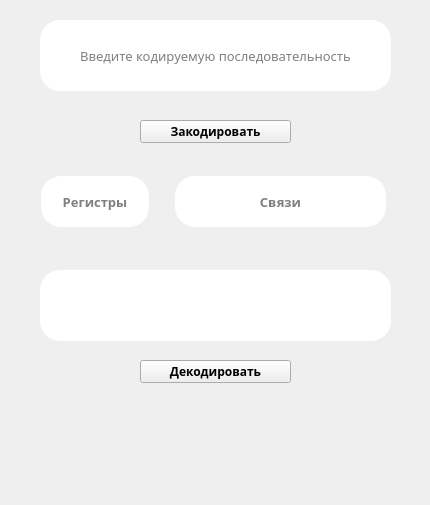
<?xml version="1.0" encoding="UTF-8"?>
<ui version="4.0">
 <class>MainWindow</class>
 <widget class="QMainWindow" name="MainWindow">
  <property name="geometry">
   <rect>
    <x>0</x>
    <y>0</y>
    <width>430</width>
    <height>505</height>
   </rect>
  </property>
  <property name="font">
   <font>
    <family>Montserrat SemiBold</family>
    <weight>75</weight>
    <bold>true</bold>
   </font>
  </property>
  <property name="windowTitle">
   <string>MainWindow</string>
  </property>
  <property name="autoFillBackground">
   <bool>false</bool>
  </property>
  <widget class="QWidget" name="centralwidget">
   <widget class="QPushButton" name="encodeButton">
    <property name="geometry">
     <rect>
      <x>140</x>
      <y>120</y>
      <width>151</width>
      <height>23</height>
     </rect>
    </property>
    <property name="styleSheet">
     <string notr="true">QLineEdit{
	background-color :#fff;
	border-radius: 20px;
}</string>
    </property>
    <property name="text">
     <string>Закодировать</string>
    </property>
   </widget>
   <widget class="QPushButton" name="decodeButton">
    <property name="geometry">
     <rect>
      <x>140</x>
      <y>360</y>
      <width>151</width>
      <height>23</height>
     </rect>
    </property>
    <property name="text">
     <string>Декодировать</string>
    </property>
   </widget>
   <widget class="QLabel" name="plainLabel">
    <property name="geometry">
     <rect>
      <x>60</x>
      <y>410</y>
      <width>301</width>
      <height>61</height>
     </rect>
    </property>
    <property name="font">
     <font>
      <family>Montserrat SemiBold</family>
      <pointsize>11</pointsize>
      <weight>75</weight>
      <bold>true</bold>
     </font>
    </property>
    <property name="text">
     <string/>
    </property>
    <property name="alignment">
     <set>Qt::AlignHCenter|Qt::AlignTop</set>
    </property>
   </widget>
   <widget class="QLineEdit" name="descripInput">
    <property name="geometry">
     <rect>
      <x>175</x>
      <y>176</y>
      <width>211</width>
      <height>51</height>
     </rect>
    </property>
    <property name="font">
     <font>
      <family>Montserrat SemiBold</family>
      <pointsize>10</pointsize>
      <weight>75</weight>
      <bold>true</bold>
     </font>
    </property>
    <property name="styleSheet">
     <string notr="true">QLineEdit{
	background-color :#fff;
	border-radius : 20px;
}</string>
    </property>
    <property name="alignment">
     <set>Qt::AlignCenter</set>
    </property>
    <property name="placeholderText">
     <string>Связи</string>
    </property>
   </widget>
   <widget class="QLineEdit" name="registerIntput">
    <property name="enabled">
     <bool>true</bool>
    </property>
    <property name="geometry">
     <rect>
      <x>41</x>
      <y>176</y>
      <width>108</width>
      <height>51</height>
     </rect>
    </property>
    <property name="font">
     <font>
      <family>Montserrat SemiBold</family>
      <pointsize>10</pointsize>
      <weight>75</weight>
      <bold>true</bold>
     </font>
    </property>
    <property name="styleSheet">
     <string notr="true">QLineEdit{
	background-color :#fff;
	border-radius : 20px;
}</string>
    </property>
    <property name="alignment">
     <set>Qt::AlignCenter</set>
    </property>
    <property name="placeholderText">
     <string>Регистры</string>
    </property>
   </widget>
   <widget class="QLineEdit" name="plainEdit">
    <property name="geometry">
     <rect>
      <x>40</x>
      <y>20</y>
      <width>351</width>
      <height>71</height>
     </rect>
    </property>
    <property name="font">
     <font>
      <family>Montserrat SemiBold</family>
      <pointsize>10</pointsize>
      <weight>50</weight>
      <bold>false</bold>
     </font>
    </property>
    <property name="layoutDirection">
     <enum>Qt::LeftToRight</enum>
    </property>
    <property name="styleSheet">
     <string notr="true">QLineEdit{
	background-color :#fff;
	border-radius : 20px;
}</string>
    </property>
    <property name="text">
     <string/>
    </property>
    <property name="alignment">
     <set>Qt::AlignCenter</set>
    </property>
    <property name="placeholderText">
     <string>Введите кодируемую последовательность</string>
    </property>
   </widget>
   <widget class="QLineEdit" name="encodedEdit">
    <property name="geometry">
     <rect>
      <x>40</x>
      <y>270</y>
      <width>351</width>
      <height>71</height>
     </rect>
    </property>
    <property name="font">
     <font>
      <family>Montserrat SemiBold</family>
      <pointsize>10</pointsize>
      <weight>50</weight>
      <bold>false</bold>
     </font>
    </property>
    <property name="styleSheet">
     <string notr="true">QLineEdit{
	background-color :#fff;
	border-radius : 20px;
}</string>
    </property>
    <property name="alignment">
     <set>Qt::AlignCenter</set>
    </property>
   </widget>
  </widget>
 </widget>
 <resources/>
 <connections/>
</ui>
